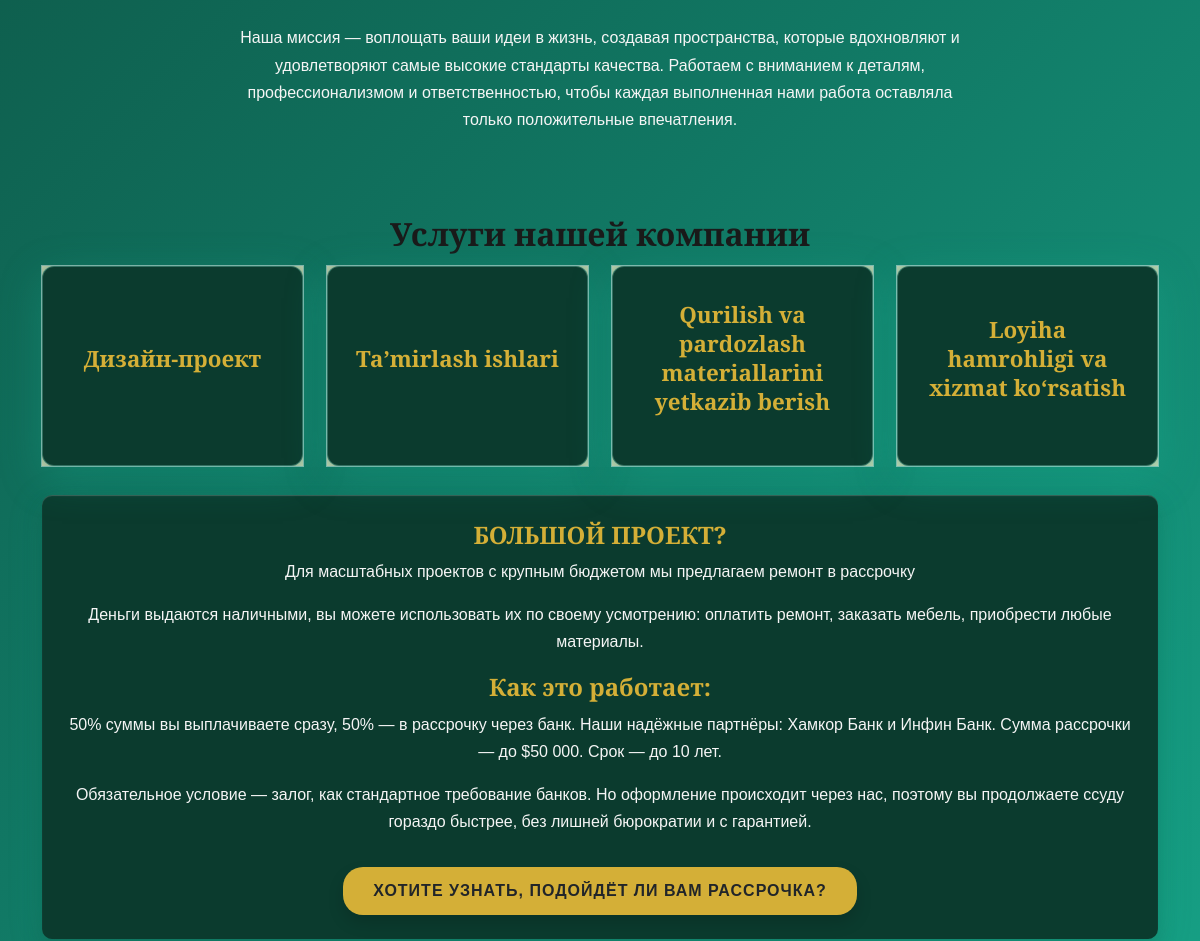
Before: / (middle part) with the older database file.
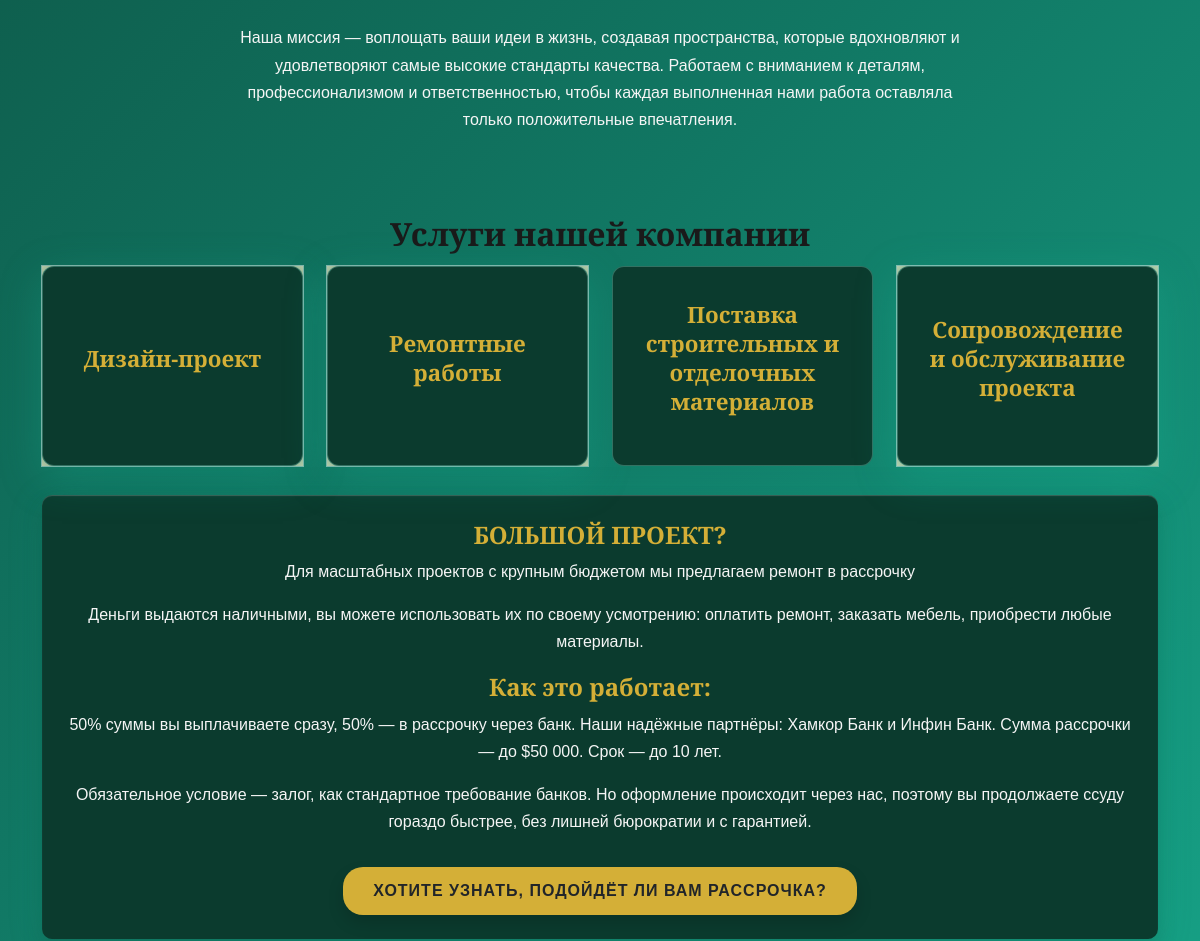
After: the same page with the newer database file.
### main/models.py (models this page shows, shortened)
class ServiceItem(models.Model):
    title = models.CharField(
        _('Название услуги'),
        max_length=255
    )
    description = models.TextField(
        _('Краткое описание')
    )
    details = models.TextField(
        _('Детали (HTML или Markdown)'),
        blank=True
    )
    order = models.PositiveIntegerField(
        _('Порядок'),
        default=0
    )
    class Meta:
        verbose_name = _('Услуга')
        verbose_name_plural = _('Услуги')
        ordering = ['order', 'id']

### main/views.py (the view)
# urls.py: path('', views.home, name='home'),
def home(request):
    return render(request, 'base.html', {
        "materials": MaterialItem.objects.order_by("order"),
        "styles": StyleItem.objects.order_by("order"),
        "projects": ProjectItem.objects.order_by("order"),
        "services": ServiceItem.objects.order_by("order"),
        "guarantees": GuaranteeItem.objects.order_by("order"),
        "installment": InstallmentInfo.objects.first(),
    })

### main/context_processors.py (called while the page is built)
def material_categories(request):
    return {
        'footer_material_categories': MaterialCategory.objects.all().order_by('order')
    }

### templates/base.html (shortened to what this page needs)
{% load i18n static %}
<!DOCTYPE html>
<html lang="ru">
<head>
	<link
			href="https://cdn.jsdelivr.net/npm/bootstrap@5.3.0/dist/css/bootstrap.min.css"
			rel="stylesheet"
	/>
	<link
			rel="stylesheet"
			href="https://cdnjs.cloudflare.com/ajax/libs/font-awesome/6.4.0/css/all.min.css"
	/>
	<link rel="stylesheet" href="{% static 'css/style.css' %}">
	<link rel="stylesheet" href="{% static 'css/service.css' %}">
</head>
<body>
						{% get_current_language as LANGUAGE_CODE %}
{% block dashboard %}
	<section id="about" class="py-3">
		<div class="container py-3">
			<div class="row">
				<div class="col-md-6 col-lg-3 fade-in">
				</div>
				<div class="col-md-6 col-lg-3 fade-in">
				</div>
				<div class="col-md-6 col-lg-3 fade-in">
				</div>
				<div class="col-md-6 col-lg-3 fade-in">
				</div>
			</div>
			<div class="row mt-3">
				<div class="col-lg-8 mx-auto text-center fade-in">
					<p>
						{% trans "Наша миссия — воплощать ваши идеи в жизнь, создавая пространства, которые вдохновляют и удовлетворяют самые высокие стандарты качества. Работаем с вниманием к деталям, профессионализмом и ответственностью, чтобы каждая выполненная нами работа оставляла только положительные впечатления." %}
					</p>
				</div>
			</div>
		</div>
	</section>
	<section id="services" class="py-3">
		<div class="container py-3">
			<h2 class="text-center section-title slide-up mb-3">
				{% trans "Услуги нашей компании" %}
			</h2>
			<div class="row">
				{% for service in services %}
					<div class="col-lg-3 slide-up">
						<div class="flip-card text-center">
							<div class="flip-card-inner">
								<div class="flip-card-front">
									<h4>{{ service.title }}</h4>
								</div>
								<div class="flip-card-back">
									<p>{{ service.description }}</p>
								</div>
							</div>
						</div>
					</div>
				{% endfor %}
			</div>
			<div class="row mt-4">
				<div class="col-lg-12 mx-auto fade-in">
					<div class="credit-card p-4 text-center">
						<h4>{% trans "БОЛЬШОЙ ПРОЕКТ?" %}</h4>
						<p>
							{% trans "Для масштабных проектов с крупным бюджетом мы предлагаем ремонт в рассрочку" %}
						</p>
						<p>
							{% trans "Деньги выдаются наличными, вы можете использовать их по своему усмотрению: оплатить ремонт, заказать мебель, приобрести любые материалы." %}
						</p>
						<h4>{% trans "Как это работает:" %}</h4>
						<p>
							{% trans "50% суммы вы выплачиваете сразу, 50% — в рассрочку через банк. Наши надёжные партнёры: Хамкор Банк и Инфин Банк. Сумма рассрочки — до $50 000. Срок — до 10 лет." %}
						</p>
						<p>
							{% trans "Обязательное условие — залог, как стандартное требование банков. Но оформление происходит через нас, поэтому вы продолжаете ссуду гораздо быстрее, без лишней бюрократии и с гарантией." %}
						</p>
						<a href="{% url 'contacts' %}" class="btn btn-custom mt-3 shadow">
							{% trans "Хотите узнать, подойдёт ли вам рассрочка?" %}
						</a>
					</div>
				</div>
			</div>
		</div>
	</section>
{% endblock dashboard %}
</body>
</html>

### templates/includes/success_modal.html (shortened to what this page needs)
{% load i18n static %}

### staticfiles/css/style.css (style rules this page uses)
:root { --emerald-dark: #0b3b2e; --emerald-medium: #117864; --emerald-light: #1abc9c; --emerald-gradient: linear-gradient(135deg, var(--emerald-dark), var(--emerald-medium), var(--emerald-light)); --gold-accent: #d4af37; --dark: #1a1a1a; --light: #f8f9fa; --text-light: #ffffff; --text-dark: #1a1a1a; --shadow: 0 4px 20px rgba(0, 0, 0, 0.15); --transition: all 0.4s cubic-bezier(0.25, 0.8, 0.25, 1); }
html { scroll-behavior: smooth; }
body { font-family: 'Montserrat', sans-serif; color: var(--text-dark); line-height: 1.7; background: var(--emerald-gradient); overflow-x: hidden; }
body::before { content: ''; position: fixed; top: 0; left: 0; width: 100%; height: 100px; background: linear-gradient(to top, rgba(255, 255, 255, 0.1), transparent); pointer-events: none; z-index: 1; filter: blur(10px); }
h1, h2, h3, h4, h5, h6, .display-font { font-family: 'Playfair Display', serif; font-weight: 700; line-height: 1.3; }
#about p { color: whitesmoke; }
.credit-card { background: var(--emerald-dark); border-radius: 10px; box-shadow: 0 10px 20px rgba(11, 59, 46, 0.2), 0 6px 36px rgba(26, 188, 156, 0.15), inset 0 1px 1px rgba(255, 255, 255, 0.2); }
.credit-card h4 { color: var(--gold-accent); }
.credit-card a { background-color: var(--gold-accent); }
.credit-card p { color: whitesmoke; }
.credit-card { transition: box-shadow 0.4s ease, transform 0.4s ease; }
.btn { padding: 12px 30px; border-radius: 50px; font-weight: 600; text-transform: uppercase; letter-spacing: 1px; transition: var(--transition); border: none; }
.btn-custom { border-radius: 20px; background: var(--gold-accent); margin-top: 10px; }

### staticfiles/css/service.css (style rules this page uses)
.flip-card { background: transparent; width: 100%; height: 100%; perspective: 1000px; min-height: 200px; box-shadow: 0 12px 40px rgba(26, 188, 156, 0.25), 0 0 0 1px rgba(250, 250, 250, 0.5), inset 0 0 30px rgb(243, 234, 195); transform: translateY(-5px); }
.flip-card-inner { position: relative; width: 100%; height: 100%; transition: transform 0.8s; transform-style: preserve-3d; }
.flip-card-front, .flip-card-back { position: absolute; top: 0; left: 0; width: 100%; height: 100%; backface-visibility: hidden; -webkit-backface-visibility: hidden; border-radius: 12px; padding: 25px; background: var(--emerald-dark); border: 1px solid rgba(143, 237, 218, 0.3); color: whitesmoke; overflow: hidden; display: flex; flex-direction: column; justify-content: center; }
.flip-card-back { transform: rotateY(180deg); }
.flip-card h4 { color: var(--gold-accent); font-size: 1.4rem; margin-bottom: 15px; }
.flip-card p, .flip-card li { font-size: 1rem; line-height: 1.5; }

Changed rows visible on the page:
changed ServiceItem: title "Ta’mirlash ishlari" → "Ремонтные работы"
changed ServiceItem: title "Qurilish va pardozlash materiallarini yetkazib berish" → "Поставка строительных и отделочных материалов"
changed ServiceItem: title "Loyiha hamrohligi va xizmat ko‘rsatish" → "Сопровождение и обслуживание проекта"
